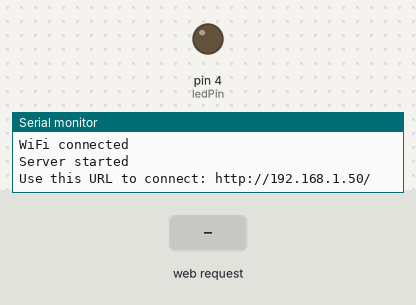
Recording of a sketch running on a simulated Arduino Uno, built with avr-gcc and run on an emulated ATmega328P. Shown: output pins drawn as LEDs (lit = HIGH), the last lines printed to the serial monitor. The test bench sets the inputs (shaded band). WiFi joins after 1.5 s; servers stay silent unless stated.

Above: at 2.7 s.
2.8 s: HTTP request GET /LED=ON received
At 3.4 s:
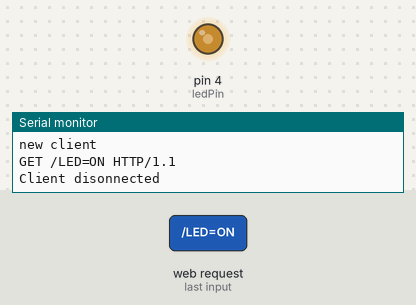
4.3 s: HTTP request GET /LED=OFF received
At 5.3 s:
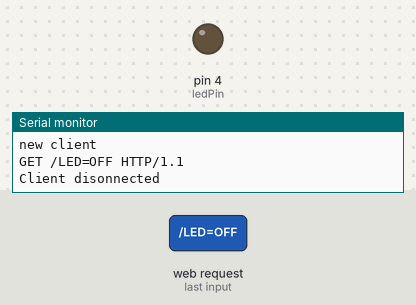
5.8 s: HTTP request GET /LED=ON received
At 6.9 s:
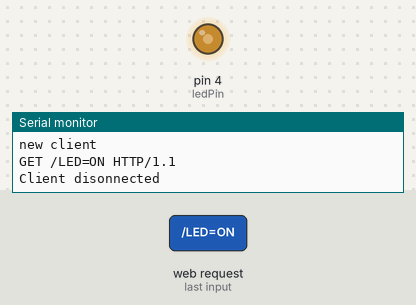
Timing chart, 0 to 8.8 s (numbered marks = the images above; inputs shaded):
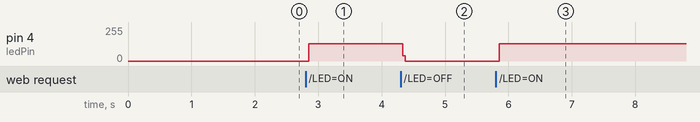

Measured:
- after the input at 2.8 s, pin 4 (ledPin): 0/255 → 128/255 after 0.05 s
- after the input at 4.3 s, pin 4 (ledPin): 128/255 → 0/255 at once
- after the input at 5.8 s, pin 4 (ledPin): 0/255 → 128/255 after 0.05 s

The sketch:

main.ino
```cpp
#include <ESP8266WiFi.h>

int value = LOW;
char* ssid     = "IAiOT";
char* password = "IA#iot@2017";

int ledPin = 4; // GPIO13
WiFiServer server(80);

void setup() {
  Serial.begin(115200);
  delay(10);

  pinMode(ledPin, OUTPUT);
  digitalWrite(ledPin, LOW);

  // Connect to WiFi network
  Serial.println();
  Serial.println();
  Serial.print("Connecting to ");
  Serial.println(ssid);

  WiFi.begin(ssid, password);

  while (WiFi.status() != WL_CONNECTED) {
    delay(500);
    Serial.print(".");
  }
  Serial.println("");
  Serial.println("WiFi connected");

  // Start the server
  server.begin();
  Serial.println("Server started");

  // Print the IP address
  Serial.print("Use this URL to connect: ");
  Serial.print("http://");
  Serial.print(WiFi.localIP());
  Serial.println("/");

}

void loop() {
  // Check if a client has connected
  WiFiClient client = server.available();

  if (value == HIGH) {
    digitalWrite(4, HIGH);
    delay(2);
    digitalWrite(4, LOW);
    delay(2);
  }

  if (!client) {
    return;
  }

  // Wait until the client sends some data
  Serial.println("new client");
  while(!client.available()){
    delay(1);
  }

  // Read the first line of the request
  String request = client.readStringUntil('\r');
  Serial.println(request);
  client.flush();

  // Match the request
  if (request.indexOf("/LED=ON") != -1)  {
    //digitalWrite(ledPin, HIGH);
    value = HIGH;
  }
  if (request.indexOf("/LED=OFF") != -1)  {
    digitalWrite(ledPin, LOW);
    value = LOW;
  }

// Set ledPin according to the request
//digitalWrite(ledPin, value);

  // Return the response
  client.println("HTTP/1.1 200 OK");
  client.println("Content-Type: text/html");
  client.println(""); //  do not forget this one
  client.println("<!DOCTYPE HTML>");
  client.println("<html>");

  client.print("Led pin is now: ");

  if(value == HIGH) {
    client.print("On");
  } else {
    client.print("Off");
  }
  client.println("<br><br>");
  client.println("<a href=\"/LED=ON\"\"><button>Turn On </button></a>");
  client.println("<a href=\"/LED=OFF\"\"><button>Turn Off </button></a><br />");
  client.println("</html>");

  delay(1);
  Serial.println("Client disonnected");
  Serial.println("");

}
```
